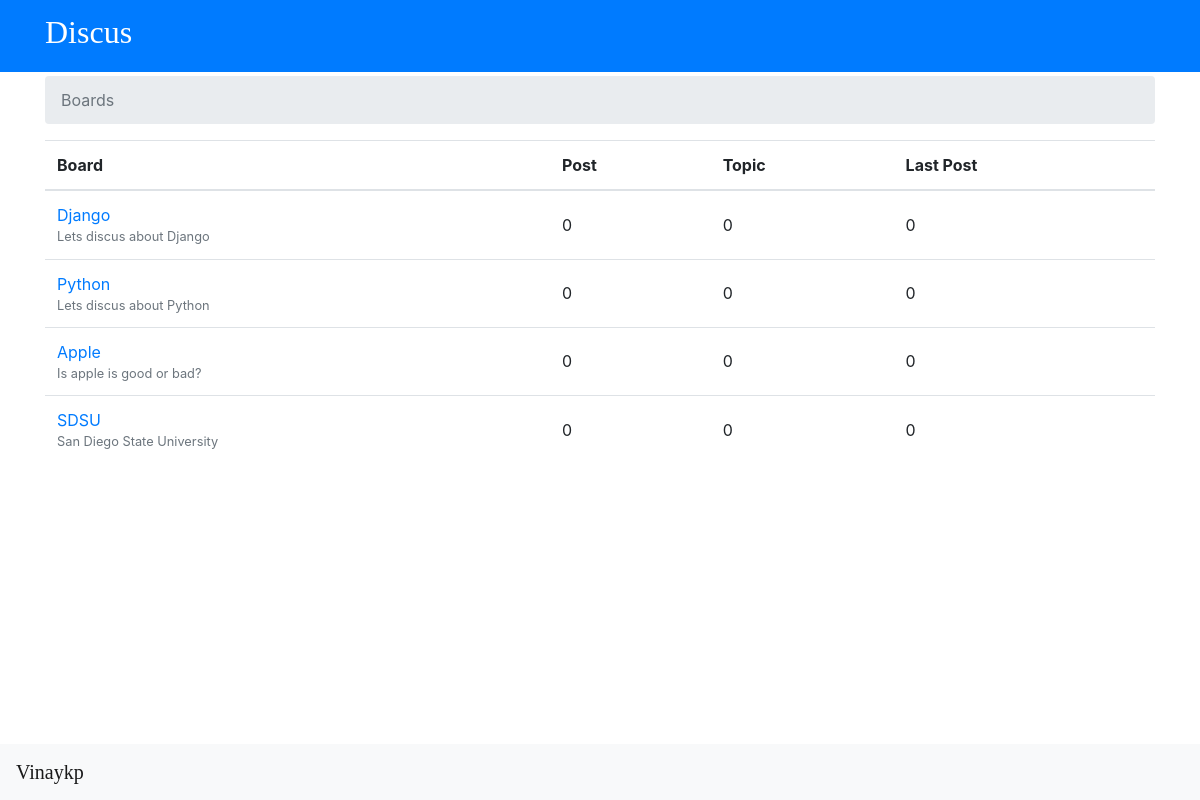
The app's page /, older data.
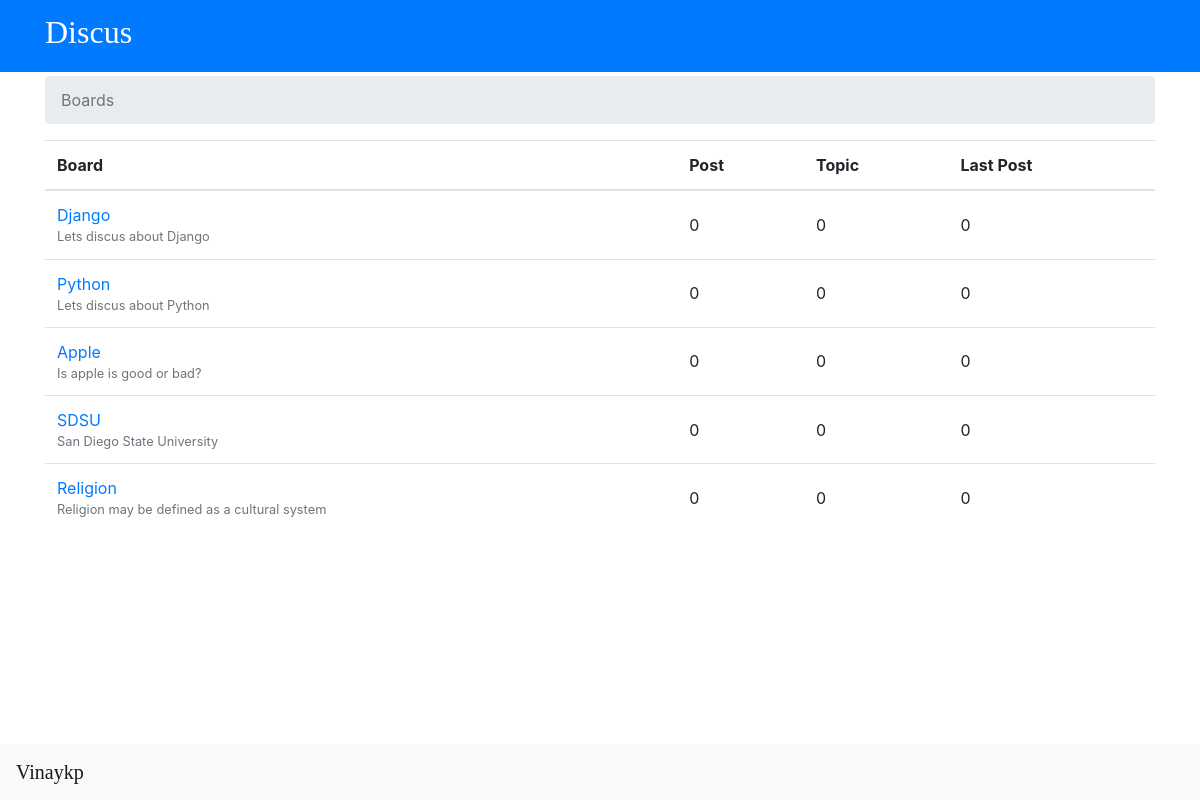
The same page, newer data.
### boards/models.py (models this page shows, shortened)
class Board(models.Model):
    name = models.CharField(max_length=30, unique=True)
    description = models.CharField(max_length=100)

### boards/views.py (the view)
# urls.py: 2. Add a URL to urlpatterns:  path('', views.home, name='home')
def home(request):
	boards = Board.objects.all()
	return render(request, 'home.html', {'boards': boards})

### templates/home.html (shortened to what this page needs)
{% extends 'base.html' %}
{% block breadcrumb %}
 	<li class="breadcrumb-item active" aria-current="page">Boards</li>
{% endblock %}
{% block content %}
	<table class="table">
		<thead>
			<tr>
				<th scope="col">Board</th>
				<th scope="col">Post</th>
				<th scope="col">Topic</th>
				<th scope="col">Last Post</th>
			</tr>
		</thead>
		<tbody>
			{% for board in boards %}
				<tr>
					<td><a href="{% url  'board_topics' board.pk %}">{{board.name}}</a><br>
						<small class="text-muted d-block"> {{ board.description }}</small>
					</td>
					<td class="align-middle">0</td>
					<td class="align-middle">0</td>
					<td class="align-middle">0</td>
				</tr>
	  		{% endfor %}
		</tbody>
	</table>
{% endblock %}

Row changes from the older to the newer data that the page shows:
added Board: name "Religion", description "Religion may be defined as a cultural system"
